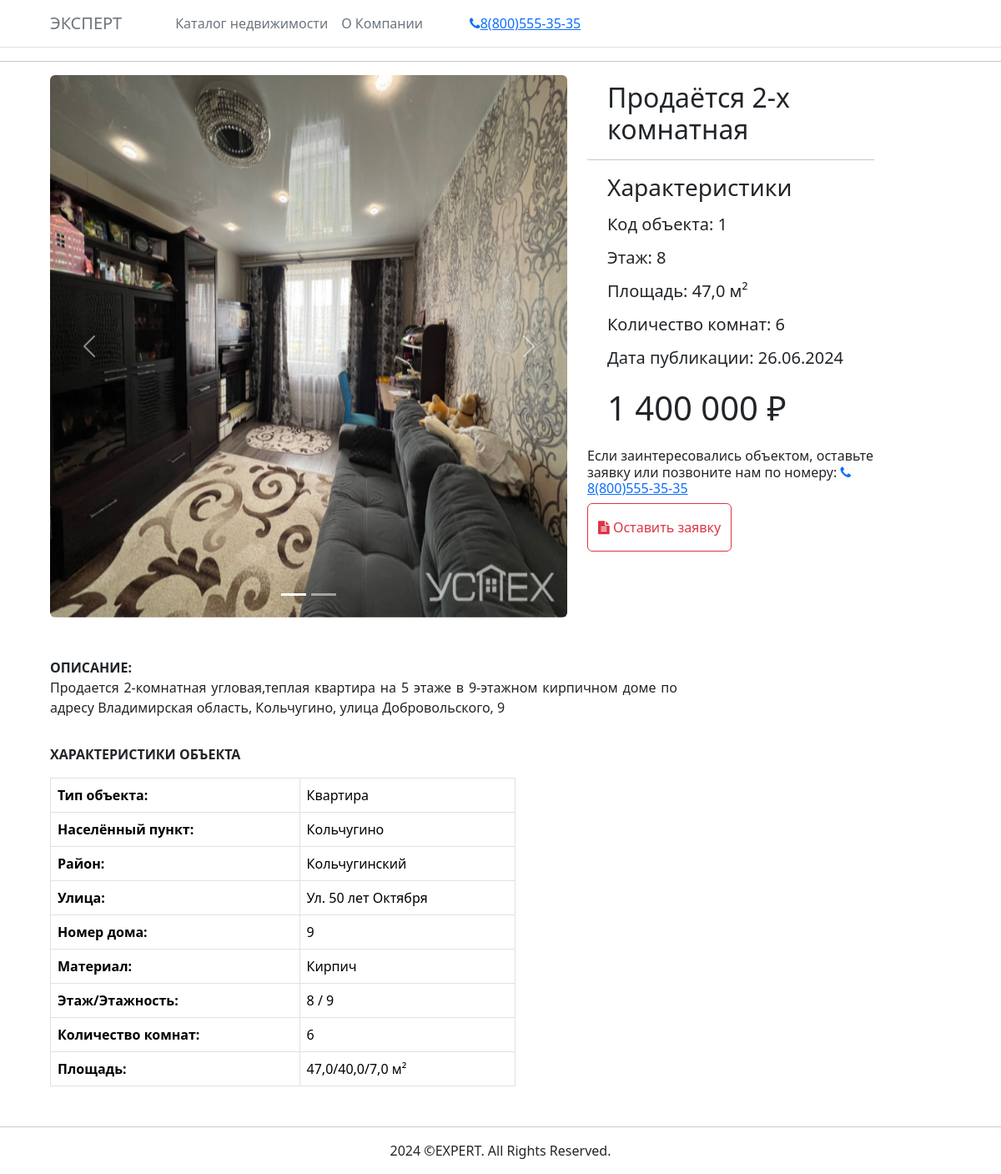
Screenshot of /catalog/nedvig_page/1/ with the database file from the repository.
### nedvig/models.py (models this page shows, shortened)
class Nedvigimost(models.Model):
    name = models.CharField("Заголовок", max_length=256)
    naselenyi_punkt = models.ForeignKey(NaselenyiPunkt, verbose_name="Населенный пункт", on_delete=models.SET)
    district = models.ForeignKey(District, verbose_name="Район", on_delete=models.SET)
    street   = models.ForeignKey(Street, verbose_name="Улица", on_delete=models.SET)
    type_nedvig = models.ForeignKey(TypeNedvig, verbose_name="Тип недвижимости", on_delete=models.SET)
    type_uslugi = models.ForeignKey(TypeUslugi, verbose_name="Тип услуги", on_delete=models.SET)
    type_uchastka = models.ForeignKey(TypeUchastka, verbose_name="Тип участка", on_delete=models.SET, blank=True, default=None, null=True)
    nomer_doma = models.CharField("Номер дома", max_length=10)
    kvartira = models.IntegerField("Квартира", max_length=5, blank=True, default=None, null=True)
    material = models.CharField("Материал", max_length=128)
    main_photo = models.ImageField("Основное фото", upload_to="nedvig_photo")
    obshaya_ploshad = models.FloatField("Общая площадь")
    gilaya_ploshad = models.FloatField("Жилая площадь")
    kuhni_ploshad = models.FloatField("Площадь кухни")
    uchastka_ploshad = models.FloatField("Площадь участка", blank=True, default=None, null=True)
    komnat = models.PositiveIntegerField("Комнатность")
    etag = models.IntegerField("Этаж")
    etagnost = models.IntegerField("Этажность")
    price = models.IntegerField("Цена", blank=False)
    date_public = models.DateField("Дата публикации", default=date.today)
    description = models.TextField("Описание")
    hozyain = models.ForeignKey(Hozyain, verbose_name="Хозяин", on_delete=models.CASCADE)
    publish = models.BooleanField("Публиковать", default=False)
    class Meta:
        verbose_name = 'Недвижимость'
        verbose_name_plural = 'Недвижимость'

class TypeNedvig(models.Model):
    name = models.CharField("Наименование", max_length=512, null=False)
    def __str__(self):
        return self.name
    class Meta:
        verbose_name = 'Тип недвижимости'
        verbose_name_plural = 'Типы недвижимости'

class NaselenyiPunkt(models.Model):
    name = models.CharField("Наименование", max_length=512, null=False)
    def __str__(self):
        return self.name
    class Meta:
        verbose_name = 'Населенный пункт'
        verbose_name_plural = 'Населенный пункты'

class District(models.Model):
    name = models.CharField("Наименование", max_length=512, null=False)
    def __str__(self):
        return self.name
    class Meta:
        verbose_name = 'Район'
        verbose_name_plural = 'Районы'

class Street(models.Model):
    name = models.CharField("Наименование", max_length=512, null=False)
    def __str__(self):
        return self.name
    class Meta:
        verbose_name = 'Улица'
        verbose_name_plural = 'Улицы'

### nedvig/views.py (the view, shortened to what this page needs)
# urls.py: path('catalog/nedvig_page/<int:pk>/', NedvigDetail.as_view(), name="nedvig_page"),
class NedvigDetail(View):
    def get(self, request, pk):
        nedvig = Nedvigimost.objects.get(id=pk)
        photo_nedvig = PhotoNedvig.objects.filter(kod_object = pk)
        type_uslugi = TypeUslugi.objects.all()
        count_ph = []
        for i in range(len(photo_nedvig)):
            count_ph.append(i+1)
        price = str(nedvig.price)
        strp = ValidPrice(price)
        nedvig.price = strp
        nedvig.date_public = nedvig.date_public.strftime('%d.%m.%Y')
        return render(request, 'nedvig/nedvig_page.html', {'nedvig': nedvig, 'photo_nedvig': photo_nedvig, 'count_ph':count_ph, 'type_uslugi':type_uslugi})

### nedvig/models.py (called while the page is built)
    def __str__(self):
        return self.name

### nedvig/views.py (called while the page is built)
def ValidPrice(price):
    if len(price) == 6:
        strp = price[:3] + ' ' + price[3:]
    elif len(price) == 7:
        strp = price[:1] + ' ' + price[1:]
        strp = strp[:5] + ' ' + strp[5:]
    elif len(price) == 8:
        strp = price[:2] + ' ' + price[2:]
        strp = strp[:6] + ' ' + strp[6:]
        strp = strp[:10] + ' ' + strp[10:]
    return strp

### nedvig/templates/nedvig/nedvig_page.html (shortened to what this page needs)
{% extends "base.html" %}
{% load static %}
{% block content %}
<hr class="mt-3">
<div class="row ms-5 me-5">
    <div class="col-7">
        <div id="carouselExampleIndicators" class="carousel slide rounded" data-bs-ride="carousel">
            <div class="carousel-indicators">
                <button type="button" data-bs-target="#carouselExampleIndicators" data-bs-slide-to="0" class="active"
                    aria-current="true" aria-label="Slide 0"></button>
                {% for i in count_ph %}
                <button type="button" data-bs-target="#carouselExampleIndicators" data-bs-slide-to="{{i}}"
                    aria-label="Slide {{i}}"></button>
                {% endfor %}
            </div>
            <div class="carousel-inner rounded">
                <div class="carousel-item active" data-bs-interval="9999999999">
                    <img src="{{nedvig.main_photo.url}}" class="d-block w-100" width="540" height="650"
                        alt="Main_Photo_objects">
                </div>
                <button class="carousel-control-prev" type="button" data-bs-target="#carouselExampleIndicators"
                    data-bs-slide="prev">
                    <span class="carousel-control-prev-icon" aria-hidden="true"></span>
                </button>
                <button class="carousel-control-next" type="button" data-bs-target="#carouselExampleIndicators"
                    data-bs-slide="next">
                    <span class="carousel-control-next-icon" aria-hidden="true"></span>
                </button>
            </div>
        </div>
    </div>
    <div class="col-4 ">
        <h2 class="ms-4 mt-2">{{ nedvig.name }}</h2>
        <hr>
        <h3 class="ms-4 mt-3">Характеристики</h3>
        <h5 class="ms-4 mt-3">Код объекта: {{nedvig.id}}</h5>
        <h5 class="ms-4 mt-3">Этаж: {{nedvig.etag}}</h5>
        <h5 class="ms-4 mt-3">Площадь: {{nedvig.obshaya_ploshad}} м²</h5>
        <h5 class="ms-4 mt-3">Количество комнат: {{nedvig.komnat}}</h5>
        <h5 class="ms-4 mt-3">Дата публикации: {{nedvig.date_public}}</h5>
        <h1 class="ms-4 mt-4">{{ nedvig.price }} ₽</h1>
        <h6 class="mt-4">Если заинтересовались объектом, оставьте заявку или позвоните нам по номеру: <a href="tel:88005553535"><i class="fa fa-phone"></i>8(800)555-35-35</a></h6>
        <button class="pt-3 pb-3 py-2 btn btn-outline-danger waves-effect" data-bs-toggle="modal" data-bs-target="#exampleModal"><i class="fa fa-file-text"></i> Оставить заявку</button>
    </div>
</div>
<div class="row ms-5 mt-5">
    <div class="col-8">
        <strong class="text-md-left  font-weight-bold">
            ОПИСАНИЕ:
        </strong>
        <p style="text-align: justify;">{{ nedvig.description }}</p>
    </div>
    <strong class="mt-3 text-md-left  font-weight-bold">
        ХАРАКТЕРИСТИКИ ОБЪЕКТА
    </strong>
    <div class="col-6">
        <table class="table table-bordered mt-3">
            <tbody>
                <tr>
                    <th scope="row "><b>Тип объекта:</b></th>
                    <td> {{ nedvig.type_nedvig }} </td>
                </tr>
                <tr>
                    <th scope="row">Населённый пункт:</th>
                    <td> {{ nedvig.naselenyi_punkt }} </td>
                </tr>
                <tr>
                    <th scope="row">Район:</th>
                    <td> {{ nedvig.district }} </td>
                </tr>
                <tr>
                    <th scope="row ">Улица:</th>
                    <td> {{ nedvig.street }} </td>
                </tr>
                <tr>
                    <th scope="row">Номер дома:</th>
                    <td> {{ nedvig.nomer_doma }} </td>
                </tr>
                <tr>
                    <th scope="row">Материал:</th>
                    <td> {{ nedvig.material }} </td>
                </tr>
                <tr>
                    <th scope="row">Этаж/Этажность:</th>
                    <td> {{nedvig.etag}} / {{nedvig.etagnost}} </td>
                </tr>
                <tr>
                    <th scope="row">Количество комнат:</th>
                    <td> {{ nedvig.komnat }}</td>
                </tr>
                <tr>
                    <th scope="row">Площадь:</th>
                    <td> {{ nedvig.obshaya_ploshad }}/{{ nedvig.gilaya_ploshad }}/{{ nedvig.kuhni_ploshad }} м² </td>
                </tr>
            </tbody>
        </table>
    </div>
</div>
{% endblock content %}

### static/css/style.css (style rules this page uses)
body { height: 100%; width: 100%; }

### rows the page displays
Nedvigimost: main_photo (picture), name "Продаётся 2-х комнатная", id "1", etag "8", obshaya_ploshad "47,0", komnat "6", date_public "26.06.2024", price "1 400 000", description "Продается 2-комнатная угловая,теплая квартира на 5 этаже в 9-этажном кирпичном доме по адресу Владимирская область, Кольчугино, улица Добровольского, 9", type_nedvig "Квартира", naselenyi_punkt "Кольчугино", district "Кольчугинский", street "Ул. 50 лет Октября", nomer_doma "9", material "Кирпич", etagnost "9", gilaya_ploshad "40,0", kuhni_ploshad "7,0"
